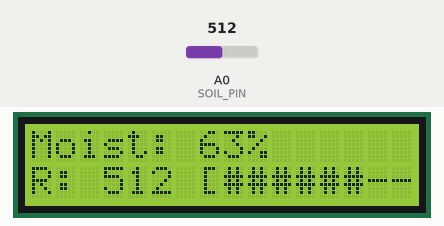
The sketch below on a simulated Arduino Uno, built with avr-gcc and run on an emulated ATmega328P. Shown: 16×2 character LCD. The test bench sets the inputs (shaded band); at power-on: A0 (SOIL_PIN) = 512. What the sketch prints to the serial monitor is not drawn.

Above: at 2.0 s.
2.1 s: A0 (SOIL_PIN) set to 525
At 4.2 s:
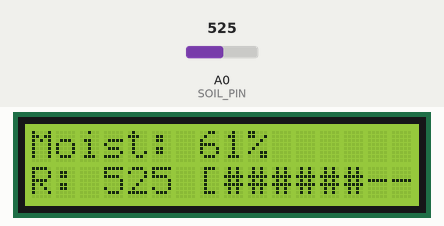
4.7 s: A0 (SOIL_PIN) set to 551
At 5.7 s:
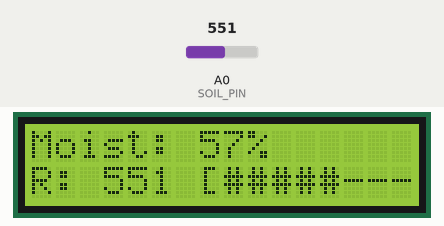
6.9 s: A0 (SOIL_PIN) set to 716
At 8.3 s:
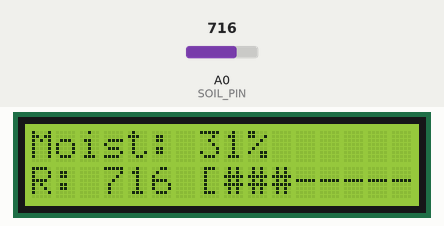
9.0 s: A0 (SOIL_PIN) set to 734
At 10.9 s:
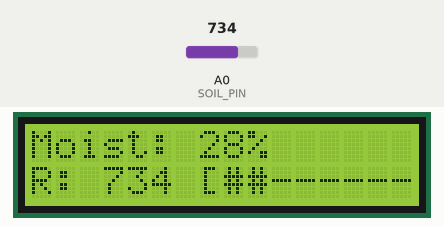
11.2 s: A0 (SOIL_PIN) set to 900
At 12.4 s:
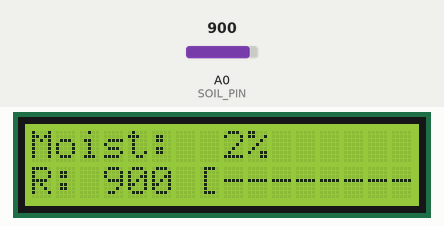
13.3 s: A0 (SOIL_PIN) set to 865
At 15.1 s:
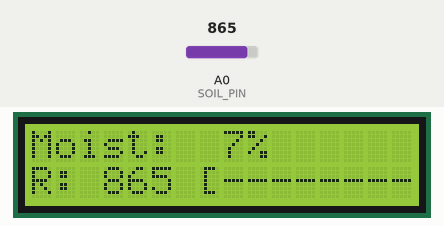
15.5 s: A0 (SOIL_PIN) set to 832
Timing chart, 0 to 18.5 s (numbered marks = the images above; inputs shaded):
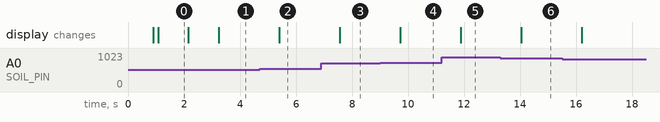

Measured:
- the behaviour switches between 535 and 536 on A0 (SOIL_PIN) (found by bisection; images 1 and 2)
- the behaviour switches between 724 and 725 on A0 (SOIL_PIN) (found by bisection; images 3 and 4)
- after the input at 2.1 s, the display: first changes after 0.06 s (image 1 shows a later state)
- after the input at 4.7 s, the display: changes after 0.70 s (image 2)
- after the input at 6.9 s, the display: changes after 0.66 s (image 3)
- after the input at 9.0 s, the display: changes after 0.72 s (image 4)
- after the input at 11.2 s, the display: changes after 0.69 s (image 5)
- after the input at 13.3 s, the display: changes after 0.75 s (image 6)

The sketch:

soil_moisture_sensor.ino
```cpp
// This Code is Written by Prince Kushwaha from COSM Electronics
// Soil moisture percent display for Arduino UNO
// Uses: Soil sensor analog to A0, I2C 16x2 LCD (SDA->A4, SCL->A5)
// Calibrated with user's measurements:
//   Wet (in water): ~260 - 300  => WET_VALUE = 280
//   Dry (outside water): ~900 - 915 => DRY_VALUE = 910
//
// Library needed: LiquidCrystal_I2C
// Install via Library Manager if not present.

#include <Wire.h>
#include <LiquidCrystal_I2C.h>

#define SOIL_PIN A0
#define AVG_READS 10        // increase for smoother readings
#define UPDATE_MS 900      // display update interval

// Calibration values (use the numbers you reported)
const int DRY_VALUE = 910;  // raw when probe is dry / outside water
const int WET_VALUE = 280;  // raw when probe is in water

LiquidCrystal_I2C lcd(0x27, 16, 2); // change to 0x3F if your LCD address is different

// Utility: clamp integer
int clampInt(int v, int lo, int hi) {
  if (v < lo) return lo;
  if (v > hi) return hi;
  return v;
}

int readAverage() {
  long sum = 0;
  for (int i = 0; i < AVG_READS; i++) {
    sum += analogRead(SOIL_PIN);
    delay(15);
  }
  return (int)(sum / AVG_READS);
}

int rawToPercent(int raw) {
  // We want: raw == DRY_VALUE  -> 0%
  //          raw == WET_VALUE   -> 100%
  // Because DRY_VALUE > WET_VALUE for your sensor, we compute:
  if (DRY_VALUE == WET_VALUE) return 0; // safety
  // Compute normalized value (0..1): (DRY - raw) / (DRY - WET)
  float denom = (float)(DRY_VALUE - WET_VALUE);
  float normalized = ((float)DRY_VALUE - (float)raw) / denom;
  if (normalized < 0.0) normalized = 0.0;
  if (normalized > 1.0) normalized = 1.0;
  int pct = (int)round(normalized * 100.0);
  return pct;
}

String percentBar(int pct) {
  // Create a simple 10-char progress bar (█ style would require custom chars; use #)
  int bars = (pct * 10) / 100;
  String s = "[";
  for (int i = 0; i < 10; i++) {
    s += (i < bars) ? "#" : "-";
  }
  s += "]";
  return s;
}

void setup() {
  Serial.begin(9600);
  Wire.begin();
  lcd.init();
  lcd.backlight();
  lcd.clear();
  lcd.setCursor(0,0);
  lcd.print("Soil Moisture");
  lcd.setCursor(0,1);
  lcd.print("Initializing...");
  delay(800);
  lcd.clear();
}

void loop() {
  int raw = readAverage();
  int pct = rawToPercent(raw);
  raw = clampInt(raw, 0, 1023);

  // Serial output for debugging/calibration
  Serial.print("Raw: ");
  Serial.print(raw);
  Serial.print("  -> ");
  Serial.print(pct);
  Serial.println("%");

  // LCD display
  lcd.clear();
  lcd.setCursor(0, 0);
  lcd.print("Moist: ");
  // keep it compact so it fits: "Moist:  72%"
  if (pct < 10) lcd.print(" "); // alignment
  lcd.print(pct);
  lcd.print("%");

  // second line: raw and small bar
  lcd.setCursor(0, 1);
  String bar = percentBar(pct); // 12 chars -> will truncate to fit
  // show "Raw:280 [###-----]" but truncated to 16 chars
  char buf[17];
  snprintf(buf, 17, "R:%4d %s", raw, bar.c_str());
  lcd.print(buf);

  delay(UPDATE_MS);
}
```
